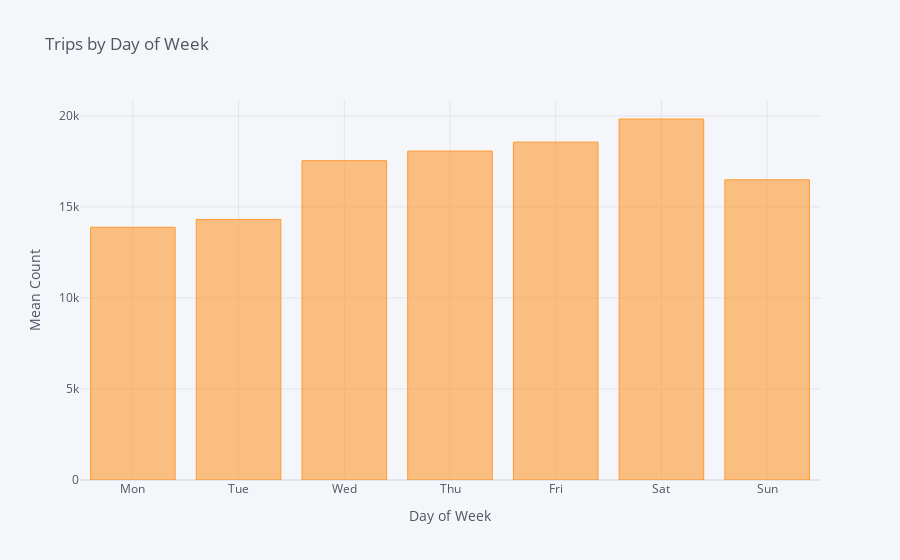

Source (notebook cell):
### Markdown cell above
### Trips by Day of Week

### Code cell
df.groupby('dow')[['cnt']].mean().rename(index=dow_dict).iplot(kind='bar', xTitle='Day of Week', yTitle='Mean Count', title='Trips by Day of Week')

### Figure 1 — Plotly figure (JSON) as saved in the notebook; plotly's stock layout.template omitted (floating-point values rounded to 4 significant figures)
{"data": [{"marker": {"color": "rgba(255, 153, 51, 0.6)", "line": {"color": "rgba(255, 153, 51, 1.0)", "width": 1}}, "name": "cnt", "orientation": "v", "text": "", "type": "bar", "x": ["Mon", "Tue", "Wed", "Thu", "Fri", "Sat", "Sun"], "y": [13880.0, 14310.0, 17540.0, 18070.0, 18560.0, 19830.0, 16490.0]}], "layout": {"legend": {"bgcolor": "#F5F6F9", "font": {"color": "#4D5663"}}, "paper_bgcolor": "#F5F6F9", "plot_bgcolor": "#F5F6F9", "title": {"font": {"color": "#4D5663"}, "text": "Trips by Day of Week"}, "xaxis": {"gridcolor": "#E1E5ED", "showgrid": true, "tickfont": {"color": "#4D5663"}, "title": {"font": {"color": "#4D5663"}, "text": "Day of Week"}, "zerolinecolor": "#E1E5ED"}, "yaxis": {"gridcolor": "#E1E5ED", "showgrid": true, "tickfont": {"color": "#4D5663"}, "title": {"font": {"color": "#4D5663"}, "text": "Mean Count"}, "zerolinecolor": "#E1E5ED"}}}
